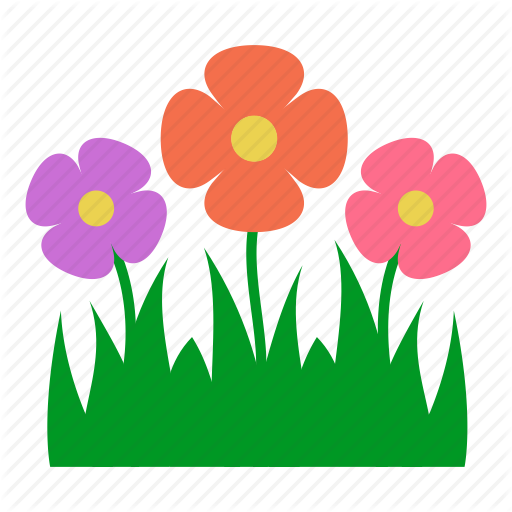
#> input picture img/flower1.png, 512 x 512 px; its folder holds 2 pictures in this run
$ python crop_images.py
#> lines starting #> are read from the running program, lines starting #| are printed output that depends on the picture
from PIL import Image

for x in range(1, 3):
    img_name="img/flower"+str(x)+".png"
    print(img_name)
    im = Image.open(img_name)
#> im is the input picture: PIL image 512x512 RGBA; mean R, G, B, A 61.8, 71.5, 46.7, 110.1

    left = 150
    top = 40
    right = 350
    bottom = 240

    im1 = im.crop((left, top, right, bottom))
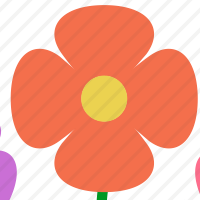
#> im1: PIL image 200x200 RGBA; mean R, G, B, A 164.5, 84.6, 60.1, 164.6; transparent parts drawn white
    save_img_name="crop/flower"+str(x)+".png"
    im1.save(save_img_name)
#> pass 2 of the loop `for x in range(1, 3):`:
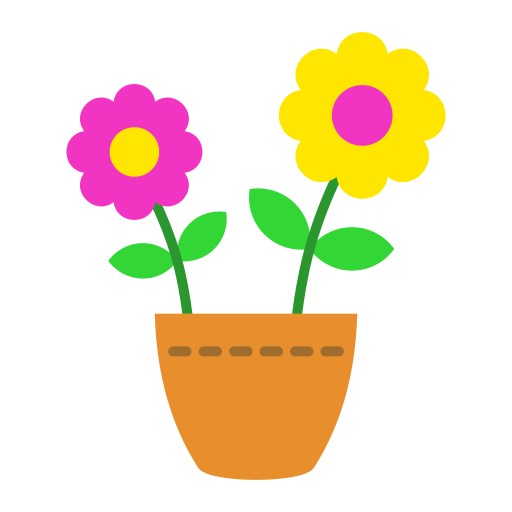
#> input picture img/flower2.png, 512 x 512 px
#> im is the input picture: PIL image 512x512 RGBA; mean R, G, B, A 58.1, 43.2, 17.5, 69.1
#> `im1 = im.crop((left, top, right, bottom))`:
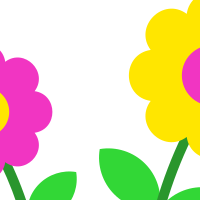
#> im1: PIL image 200x200 RGBA; mean R, G, B, A 82.4, 72.9, 30.4, 105.8; transparent parts drawn white
